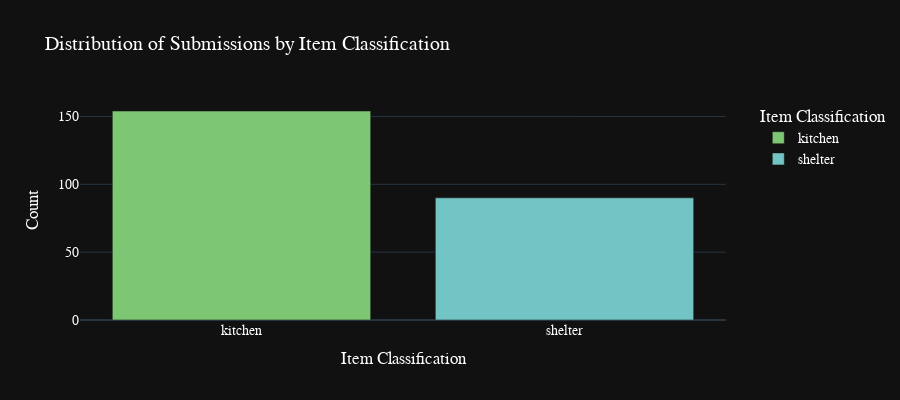

Notebook code for this chart:
### Code cell
# Prepare Bar Plot for Item Classification
item_classification_counts = submissions_golden_df['item_classification'].value_counts().reset_index()
item_classification_counts.columns = ['item_classification', 'count']

# Create the bar plot
item_classification_fig = px.bar(
    item_classification_counts,
    x='item_classification',
    y='count',
    title='Distribution of Submissions by Item Classification',
    labels={
        'item_classification': 'Item Classification',
        'count': 'Count'
    },
    color='item_classification',
    color_discrete_map={
        'kitchen': 'rgb(124, 198, 116)',
        'shelter': 'rgb(115, 197, 197)'
    },
    height=BARPLOT_HEIGHT,
    template='plotly_dark',
)

item_classification_fig.update_layout(
    legend_title_text='Item Classification',
    legend=dict(
        x=1.05,
        y=1,
        traceorder='normal',
        bgcolor='rgba(255, 255, 255, 0)',
        bordercolor='rgba(255, 255, 255, 0)'
    ),
    margin=dict(r=150),
    font=dict(
        family="Helvetica",
        size=14,
        color="white"
    )
)

item_classification_fig.show()

### Figure 1 — Plotly figure (JSON) as saved in the notebook; plotly's stock layout.template omitted (floating-point values rounded to 4 significant figures)
{"data": [{"alignmentgroup": "True", "hovertemplate": "Item Classification=%{x}<br>Count=%{y}<extra></extra>", "legendgroup": "kitchen", "marker": {"color": "rgb(124, 198, 116)", "pattern": {"shape": ""}}, "name": "kitchen", "offsetgroup": "kitchen", "orientation": "v", "showlegend": true, "textposition": "auto", "x": ["kitchen"], "xaxis": "x", "y": [154], "yaxis": "y", "type": "bar"}, {"alignmentgroup": "True", "hovertemplate": "Item Classification=%{x}<br>Count=%{y}<extra></extra>", "legendgroup": "shelter", "marker": {"color": "rgb(115, 197, 197)", "pattern": {"shape": ""}}, "name": "shelter", "offsetgroup": "shelter", "orientation": "v", "showlegend": true, "textposition": "auto", "x": ["shelter"], "xaxis": "x", "y": [90], "yaxis": "y", "type": "bar"}], "layout": {"xaxis": {"anchor": "y", "domain": [0.0, 1.0], "title": {"text": "Item Classification"}, "categoryorder": "array", "categoryarray": ["kitchen", "shelter"]}, "yaxis": {"anchor": "x", "domain": [0.0, 1.0], "title": {"text": "Count"}}, "legend": {"title": {"text": "Item Classification"}, "tracegroupgap": 0, "x": 1.05, "y": 1, "traceorder": "normal", "bgcolor": "rgba(255, 255, 255, 0)", "bordercolor": "rgba(255, 255, 255, 0)"}, "title": {"text": "Distribution of Submissions by Item Classification"}, "barmode": "relative", "height": 400, "margin": {"r": 150}, "font": {"family": "Helvetica", "size": 14, "color": "white"}}}
